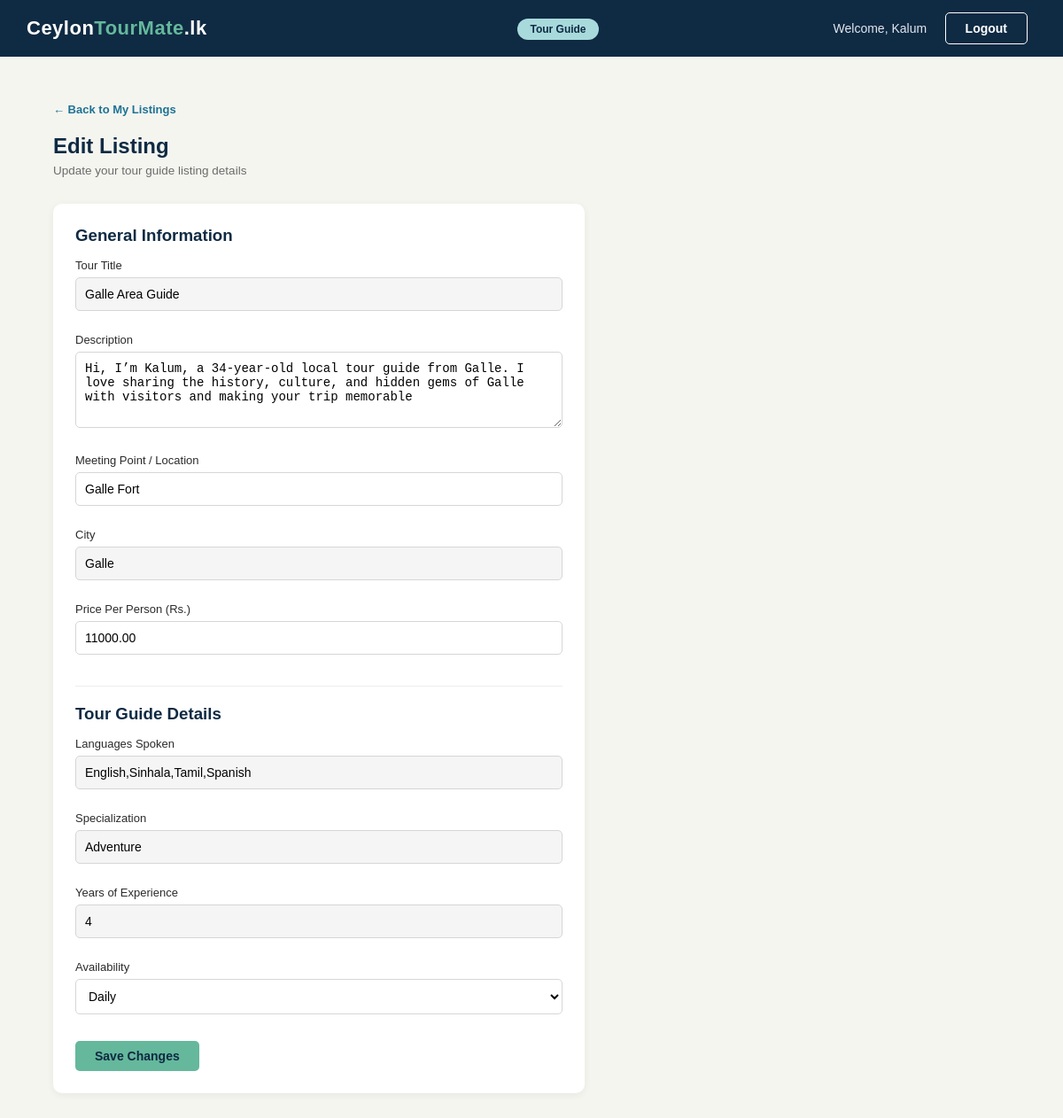
The page /tourguideeditlisting.php?id=17 (signed in) on the database its author committed.
### tables this page shows
CREATE TABLE `tourguide_listings` (
  `id` int(11) NOT NULL,
  `listing_id` int(11) DEFAULT NULL,
  `languages` varchar(255) DEFAULT NULL,
  `specialization` varchar(255) DEFAULT NULL,
  `experience_years` int(11) DEFAULT NULL,
  `availability` varchar(255) DEFAULT NULL
);

CREATE TABLE `listings` (
  `id` int(11) NOT NULL,
  `user_id` int(11) DEFAULT NULL,
  `title` varchar(255) DEFAULT NULL,
  `description` text DEFAULT NULL,
  `location` varchar(255) DEFAULT NULL,
  `city` varchar(100) DEFAULT NULL,
  `price` decimal(10,2) DEFAULT NULL,
  `status` enum('pending','approved','rejected') DEFAULT 'pending',
  `type` enum('tour_guide','shop','hotel','experience') DEFAULT NULL,
  `created_at` timestamp NOT NULL DEFAULT current_timestamp(),
  `is_deleted` tinyint(1) NOT NULL DEFAULT 0
);

### tourguideeditlisting.php (the view, shortened to what this page needs)
<?php
$listingId = $_GET['id'];
$userId    = $_SESSION['user_id'];
$conn      = DBconnection::getInstance()->getConnection();
$sql  = "SELECT l.*, tl.languages, tl.specialization, tl.experience_years, tl.availability
          FROM listings l
          JOIN tourguide_listings tl ON l.id = tl.listing_id
          WHERE l.id = ? AND l.user_id = ?";
$stmt = $conn->prepare($sql);
$stmt->bind_param("ii", $listingId, $userId);
$stmt->execute();
$listing = $stmt->get_result()->fetch_assoc();
?>
<!DOCTYPE html>
<html lang="en">
<head>
    <link rel="stylesheet" type="text/css" href="style.css">
</head>
<body>
<div class="navbar">
    <table>
        <tr>
            <td class="logo-cell">
                <a href="tourguidedashboard.php"><span class="logo-text">Ceylon<span>TourMate</span>.lk</span></a>
            </td>
            <td class="nav-links-cell">
                <span class="partner-badge tourguide-badge">Tour Guide</span>
            </td>
            <td class="nav-buttons-cell">
                <span class="admin-welcome">Welcome, <?php echo $_SESSION['firstname']; ?></span>
                <a href="logout.php"><button class="btn btn-login">Logout</button></a>
            </td>
        </tr>
    </table>
</div>
<div class="admin-section">
    <a href="tourguidemanagelistings.php" class="back-link">&larr; Back to My Listings</a>
    <h2 class="admin-page-title">Edit Listing</h2>
    <p class="admin-page-subtitle">Update your tour guide listing details</p>
    <div class="commission-form-card" style="max-width:600px;">
        <form name="tourguideaddlistingform" method="post" action="tourguideeditlistingbackend.php" onsubmit="return validateTourGuideAddListing();">
            <h3 style="color:#0f2a43; margin-bottom:15px;">General Information</h3>
            <label>Tour Title</label>
            <input type="text" name="title" value="<?php echo $listing['title']; ?>"readonly style="background-color:#f5f5f5; cursor:not-allowed;">
            <label>Description</label>
            <textarea name="description" rows="4" style="width:100%; padding:10px; border:1px solid #d6d6d6; border-radius:5px; font-size:14px; margin-bottom:15px; resize:vertical;"><?php echo $listing['description']; ?></textarea>
            <label>Meeting Point / Location</label>
            <input type="text" name="location" value="<?php echo $listing['location']; ?>">
            <label>City</label>
            <input type="text" name="city" value="<?php echo $listing['city']; ?>"readonly style="background-color:#f5f5f5; cursor:not-allowed;">
            <label>Price Per Person (Rs.)</label>
            <input type="number" name="price" step="0.01" min="0" value="<?php echo $listing['price']; ?>">
            <hr style="border:none; border-top:1px solid #eee; margin:20px 0;">
            <h3 style="color:#0f2a43; margin-bottom:15px;">Tour Guide Details</h3>
            <label>Languages Spoken</label>
            <input type="text" name="languages" value="<?php echo $listing['languages']; ?>"readonly style="background-color:#f5f5f5; cursor:not-allowed;">
            <label>Specialization</label>
			<input type="text" name="specialization" value="<?php echo $listing['specialization']; ?>"readonly style="background-color:#f5f5f5; cursor:not-allowed;">
            <label>Years of Experience</label>
            <input type="number" name="experience_years" min="0" value="<?php echo $listing['experience_years']; ?>"readonly style="background-color:#f5f5f5; cursor:not-allowed;">
            <label>Availability</label>
            <select name="availability">
                <?php
                $avails = ['Daily','Weekdays only','Weekends only','By appointment'];
                foreach($avails as $avail) {
                    $selected = ($listing['availability'] == $avail) ? 'selected' : '';
                    echo "<option value='$avail' $selected>$avail</option>";
                }
                ?>
            </select>
            <button type="submit" class="btn btn-primary" style="margin-top:15px;">Save Changes</button>
        </form>
    </div>
</div>
</body>
</html>

### style.css (style rules this page uses)
* { margin: 0; padding: 0; box-sizing: border-box; }
body { font-family: Arial, Helvetica, sans-serif; background-color: #f5f5f0; color: #2b2b2b; }
a { text-decoration: none; color: inherit; }
.navbar { background-color: #0f2a43; width: 100%; }
.navbar table { width: 100%; border-collapse: collapse; }
.navbar td { padding: 14px 30px; vertical-align: middle; }
.logo-cell { width: 30%; }
.logo-text { color: #ffffff; font-size: 22px; font-weight: bold; letter-spacing: 0.5px; }
.logo-text span { color: #65b89c; }
.nav-links-cell { width: 45%; text-align: center; }
.nav-buttons-cell { width: 30%; text-align: right; }
.btn { display: inline-block; padding: 9px 22px; border-radius: 5px; font-size: 14px; font-weight: bold; cursor: pointer; border: none; }
.btn-login { background-color: transparent; color: #ffffff; border: 1px solid #ffffff; margin-right: 10px; }
.btn-primary { background-color: #65b89c; color: #0f2a43; margin-right: 12px; }
.admin-welcome { color: #e2e8f0; font-size: 14px; margin-right: 16px; }
.admin-section { padding: 50px 60px; max-width: 1300px; margin: 0 auto; }
.admin-page-title { font-size: 24px; color: #0f2a43; margin-bottom: 6px; }
.admin-page-subtitle { font-size: 13.5px; color: #6b6b6b; margin-bottom: 30px; }
.back-link { display: inline-block; font-size: 13px; color: #1c7293; font-weight: bold; margin-bottom: 20px; }
.commission-form-card { background-color: #ffffff; border-radius: 10px; padding: 25px; max-width: 450px; box-shadow: 0 2px 8px rgba(0, 0, 0, 0.06); }
.commission-form-card label { display: block; font-size: 13px; color: #2b2b2b; margin-bottom: 6px; }
.commission-form-card input { width: 100%; padding: 10px; border: 1px solid #d6d6d6; border-radius: 5px; font-size: 14px; margin-bottom: 15px; }
.commission-form-card select { width: 100%; padding: 10px; border: 1px solid #d6d6d6; border-radius: 5px; font-size: 14px; margin-bottom: 15px; background-color: #ffffff; }
.commission-form-card label { display: block; font-size: 13px; color: #2b2b2b; margin-bottom: 6px; margin-top: 10px; }
.partner-badge { background-color: #f0c040; color: #0f2a43; font-size: 12px; font-weight: bold; padding: 5px 14px; border-radius: 20px; }
.tourguide-badge { background-color: #a8dadc; color: #0f2a43; }

### rows shown on the page
tourguide_listings: title "Galle Area Guide", description "Hi, I’m Kalum, a 34-year-old local tour guide from Galle. I love sharing the history, culture, and hidden gems of Galle with visitors and making your trip memorable", location "Galle Fort", city "Galle", price "11000.00", languages "English,Sinhala,Tamil,Spanish", specialization "Adventure", experience_years "4"

### other values the page prints
$_SESSION['firstname'] "Kalum"
form field availability "Daily"
